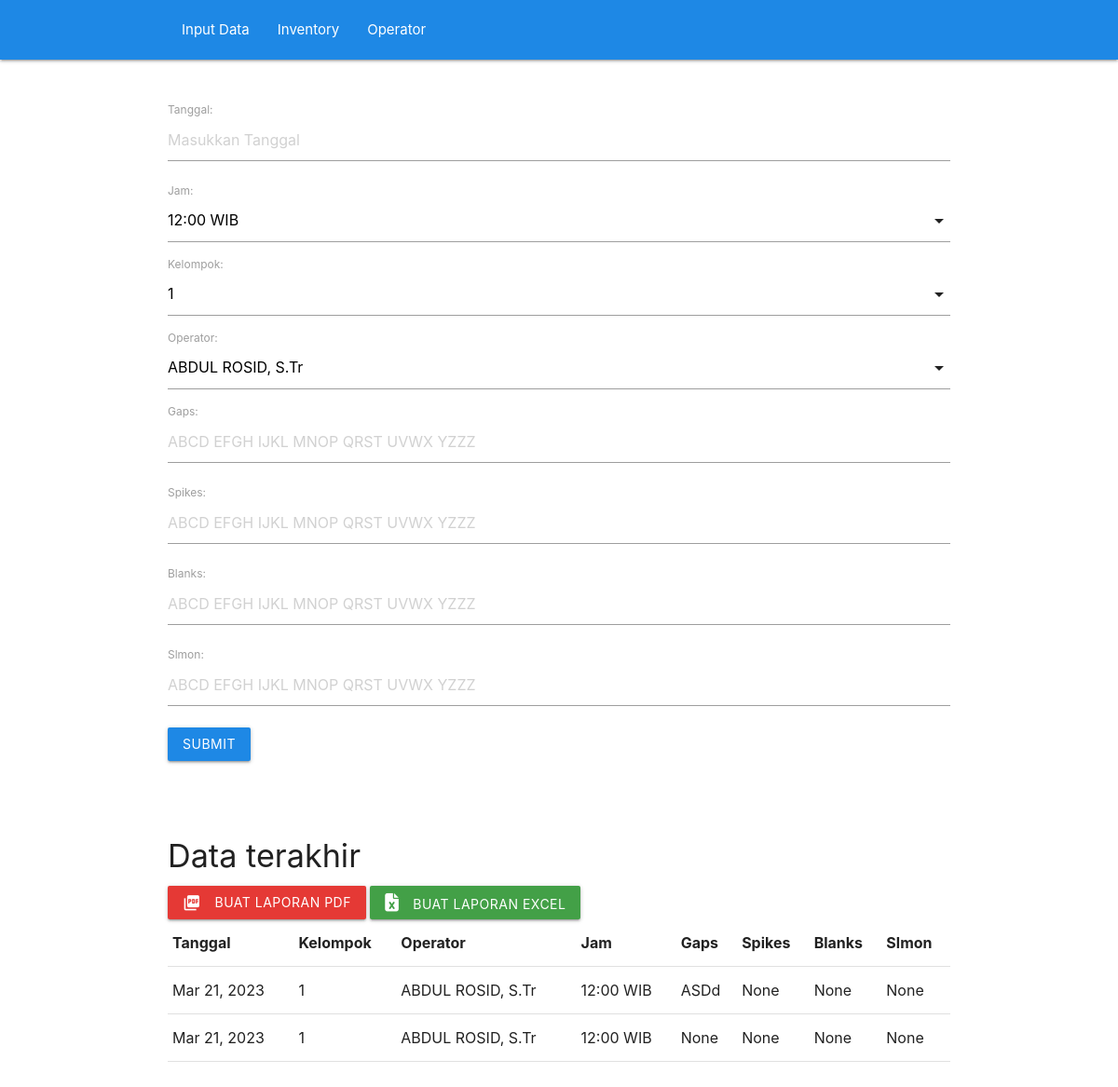
The page / on the database its author committed.
### ChecklistSeiscomp/models.py (models this page shows, shortened)
class ChecklistSeiscompModel(models.Model):
    tanggal = models.TextField(null=True,)
    jam = models.CharField(max_length=20, choices=WAKTU, default='12:00 WIB')
    kelompok = models.IntegerField(choices=KELOMPOK, default=1)
    operator = models.TextField(null=True,)
    gaps = models.CharField(max_length=500, null=True, blank=True)
    spikes = models.CharField(max_length=500, null=True, blank=True)
    blanks = models.CharField(max_length=500, null=True, blank=True)
    slmon = models.CharField(max_length=500, null=True, blank=True)

### ChecklistSeiscomp/views.py (the view)
# urls.py: path('', views.create_view, name='checklist-seiscomp'),
def create_view(request):
    context = {}
    context['dataset'] = ChecklistSeiscompModel.objects.all().order_by('-tanggal')[:2]
    input_form = InputForm(request.POST or None)
    if input_form.is_valid():
        input_form.save()
        input_form = InputForm()
    context['input_form'] = input_form
    return render(request, "create_view.html", context)

### ChecklistSeiscomp/models.py (called while the page is built)
    def __str__(self):
        return self.name

### ChecklistSeiscomp/templates/create_view.html (shortened to what this page needs)
{% extends "base.html" %}
{% load materializecss %}
{% block content %}
<div class="container" style="padding-top: 2rem; padding-bottom: 2rem;">
    <form method="POST" enctype="multipart/form-data">
        {{ input_form.as_p }}
        <button type="submit" class="btn waves-effect waves-light blue darken-1" type="submit"
            name="action">Submit</button>
    </form>
    <br><br>
    <h4>Data terakhir</h4>
    <a class="waves-effect waves-light btn red darken-1" href="/"><i class="material-icons left">picture_as_pdf</i>Buat
        Laporan PDF</a>
    <a class="waves-effect waves-light btn green darken-1" href="/"><i class="fa-solid fa-file-excel"
            style="padding-right: 1rem;"></i>Buat Laporan
        Excel</a>
    <table>
        <tr>
            <th>Tanggal</th>
            <th>Kelompok</th>
            <th>Operator</th>
            <th>Jam</th>
            <th>Gaps</th>
            <th>Spikes</th>
            <th>Blanks</th>
            <th>Slmon</th>
        </tr>
        {% for data in dataset %}
        <tr>
            <td> {{ data.tanggal }} </td>
            <td> {{ data.kelompok }} </td>
            <td> {{ data.operator }} </td>
            <td> {{ data.jam }} </td>
            <td> {{ data.gaps }} </td>
            <td> {{ data.spikes }} </td>
            <td> {{ data.blanks }} </td>
            <td> {{ data.slmon }} </td>
        </tr>
        {% endfor %}
    </table>
</div>
{% endblock content %}

### ChecklistSeiscomp/templates/base.html (shortened to what this page needs)
<html lang="en">
<head>
    {% load static %}
    {% block css %}
    <link rel="stylesheet" href="https://cdnjs.cloudflare.com/ajax/libs/font-awesome/6.3.0/css/all.min.css" />
    <link rel="stylesheet" href="https://cdnjs.cloudflare.com/ajax/libs/materialize/1.0.0-rc.1/css/materialize.min.css"
 />
    {% endblock css %}
</head>
<body>
    <nav class="nav-wrapper blue darken-1">
        <div class="container">
            <div class="nav-wrapper blue darken-1">
                <ul id="nav-mobile" class="left hide-on-med-and-down">
                    <li><a href="{% url 'checklist-seiscomp' %}">Input Data</a></li>
                    <li><a href="{% url 'list_view' %}">Inventory</a></li>
                    <li><a href="{% url 'operator_view' %}">Operator</a></li>
                </ul>
            </div>
        </div>
    </nav>
    {% block content %}
    {% endblock content %}
</body>
</html>

### rows shown on the page
ChecklistSeiscompModel: tanggal "Mar 21, 2023", kelompok "1", operator "ABDUL ROSID, S.Tr", jam "12:00 WIB", gaps "ASDd", spikes "None", blanks "None", slmon "None"
ChecklistSeiscompModel: tanggal "Mar 21, 2023", kelompok "1", operator "ABDUL ROSID, S.Tr", jam "12:00 WIB", gaps "None", spikes "None", blanks "None", slmon "None"
